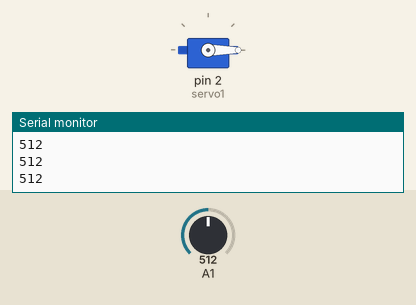
Recording of a sketch running on a simulated Arduino Uno, built with avr-gcc and run on an emulated ATmega328P. On the bench: servo, the last lines printed to the serial monitor. Inputs (shaded band) come from the test bench; at power-on: A1 = 512.

Above: at 1.2 s.
1.3 s: A1 set to 212
2.8 s: A1 set to 187
At 3.2 s:
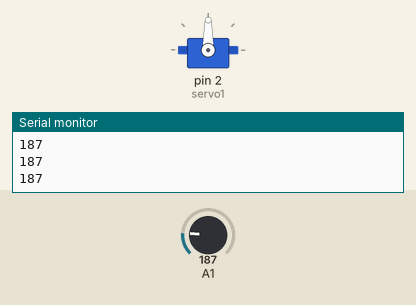
4.3 s: A1 set to 210
At 5.4 s:
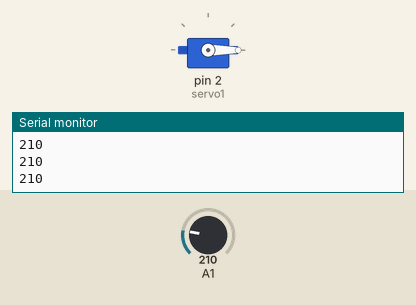
5.8 s: A1 set to 190
At 6.7 s:
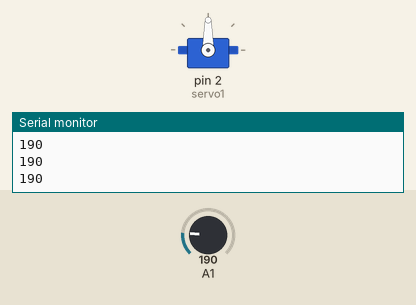
Timing chart, 0 to 8.3 s (numbered marks = the images above; inputs shaded):
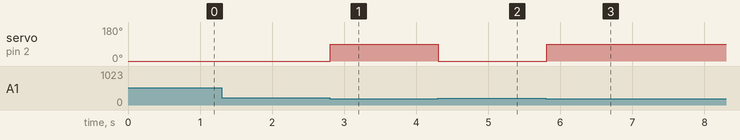

The sketch:

servo_kullanimi.ino
```cpp
#include<Servo.h>
Servo servo1;
int seviye;

void setup() {
 pinMode(A1 , INPUT);
 servo1.attach(2);
 Serial.begin(9600);
 servo1.write(0);
}

void loop(){
  seviye = analogRead(A1);
  Serial.println(seviye);

  if(seviye <= 200)
  {
    servo1.write(90);
  }
  else
  {
    servo1.write(0);
  }


}
```

Measured:
- the behaviour switches between 201 and 200 on A1 (found by bisection; images 0 and 1)
- after the input at 2.8 s, servo on pin 2 (servo1): 0° → 90° at once
- after the input at 4.3 s, servo on pin 2 (servo1): 90° → 0° at once
- after the input at 5.8 s, servo on pin 2 (servo1): 0° → 90° at once
